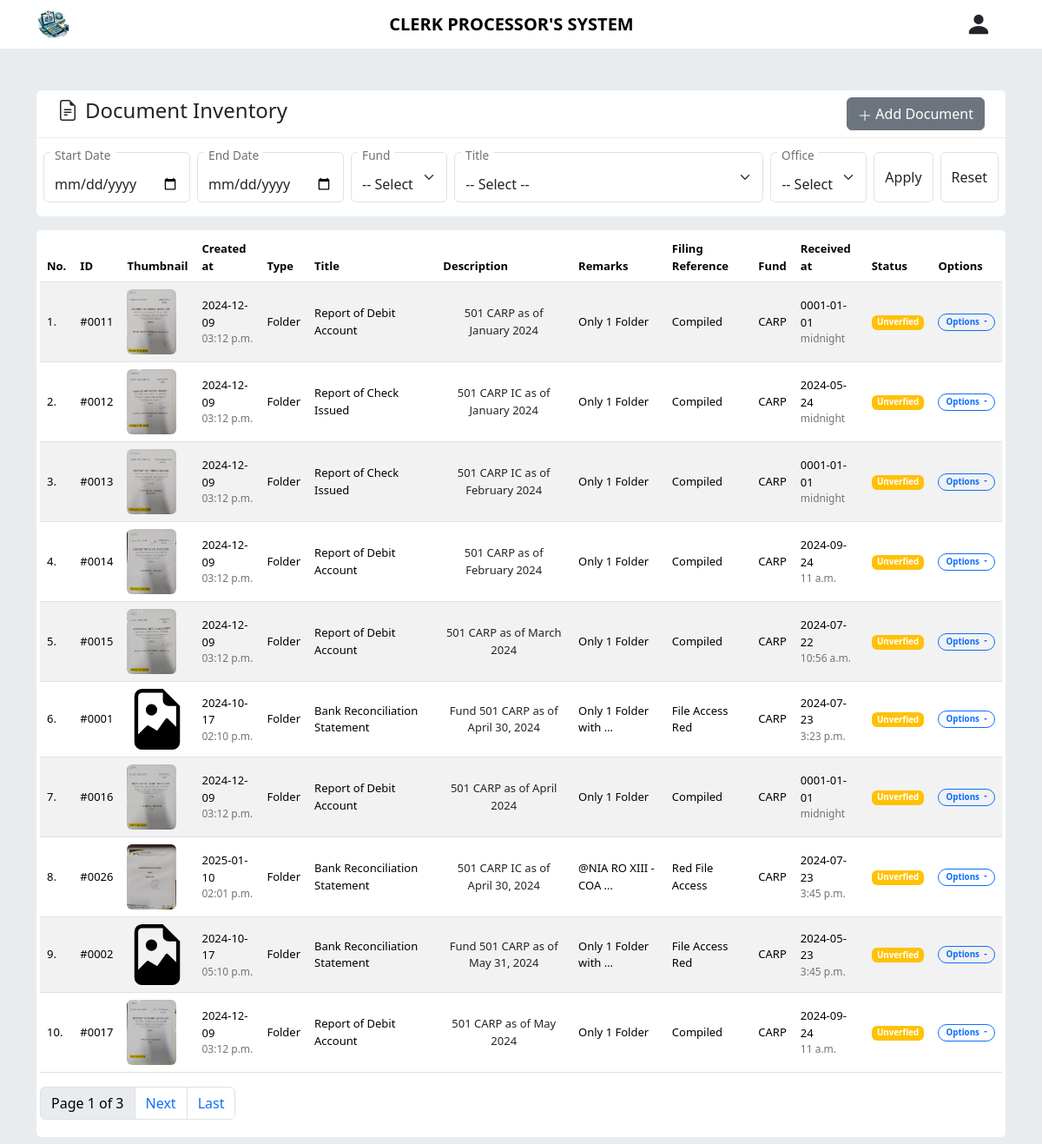
Screenshot of /doc-inventory/ with the database file from the repository.
### docsInventoryHandler/models.py (models this page shows, shortened)
class Document(models.Model):
    type = models.CharField(max_length=100)
    title = models.CharField(max_length=100)
    description = models.CharField(max_length=250)
    doc_year = models.IntegerField()
    doc_month = models.IntegerField()
    remarks = models.CharField(max_length=150)
    filing_ref = models.CharField(max_length=60)
    fund = models.CharField(max_length=10)
    date_received = models.DateField()
    time_received = models.TimeField()
    created_at = models.DateTimeField(auto_now_add=True)
    updated_at = models.DateTimeField(auto_now=True)
    thumbnail = models.FileField(upload_to="MultiFiles/Inventory/thumbnail", blank=True, null=True)
    attachment = models.FileField(upload_to="MultiFiles/Inventory/attachment", blank=True, null=True)
    status = models.CharField(max_length=20, default="unverified")
    office = models.CharField(max_length=100, default="ASDI")

### docsInventoryHandler/views.py (the view)
# urls.py: path("", views.index, name="index"),
def index(request):
    docs = Document.objects.all().order_by('fund', 'doc_month')
    paginator = Paginator(docs, 10)
    page_number = request.GET.get("page")
    page_obj = paginator.get_page(page_number)
    titles = [title[0] for title in DocumentForm.DOCUMENT_TITLE]
    funds = [fund[0] for fund in DocumentForm.FUND_CHOICES]
    offices = [office[0] for office in DocumentForm.OFFICE_CHOICES]
    if request.method == 'POST':
        form = DocumentForm(request.POST, request.FILES)
        if form.is_valid():
            form.save()
            return redirect('docsInventoryIndex')
    else:
        form = DocumentForm()
    return render(request, 'docsInventoryHandler/index.html', {'form': form, 'docs': page_obj, 'titles':titles, 'funds':funds, 'offices':offices, 'page_obj':page_obj})

### docsInventoryHandler/templates/docsInventoryHandler/index.html (shortened to what this page needs)
{% extends 'base/base.html' %}
{% block content %}
<div class="container mt-5">
    <div class="my-2 bg-white rounded-top px-4 py-2 d-flex flex-col justify-content-between">
        <h4 class="d-flex align-items-center gap-2">
            Document Inventory
        </h4>
        {% include 'docsInventoryHandler/modals/modalForm.html' %}
    </div>
    <form class="bg-white rounded-bottom d-flex py-3 gap-2 px-2" style="margin-top: -7px;" action="/doc-inventory/filtered/" method="POST">
            <div class="d-flex flex-col justify-content-start rounded">
                <div class="form-floating">
                    <input type="date" class="form-control" id="dateInput" name="startdate" value="{{filters.startdate}}">
                    <label for="floatingStartDate" style="margin-top: -14px;">Start Date</label>
                </div>
            </div>
            <div class="d-flex flex-col justify-content-start rounded">
                <div class="form-floating">
                    <input type="date" class="form-control" id="dateInput" name="enddate" value="{{filters.enddate}}">
                    <label for="floatingEndDate" style="margin-top: -14px;">End Date</label>
                </div>
            </div>
            <div class="d-flex flex-col justify-content-start rounded">
                <div class="form-floating">
                    <select class="form-select" id="floatingSelect" aria-label="Floating label select example" name="fund">
                    {% if filters.fund %}
                    <option selected value={{filters.fund}}>
                        {{ filters.fund }}
                    </option>
                    {% else %}
                    <option value="">-- Select --</option>
                    {% endif %}
                    </select>
                    <label for="floatingSelect" style="margin-top: -14px;">Fund</label>
                  </div>
            </div>
            <div class="d-flex flex-col justify-content-start rounded">
                <div class="form-floating">
                    <select class="form-select" id="floatingSelect" aria-label="Floating label select example" name="title">
                    {% if filters.title %}
                    <option selected value="{{filters.title}}">
                    {{ filters.title }}
                    <option value="">-- Select --</option>
                    </option>
                    {% else %}
                    <option value="">-- Select --</option>
                    {% endif %}
                    </select>
                    <label for="floatingSelect" style="margin-top: -14px;">Title</label>
                  </div>
            </div>
            <div class="d-flex flex-col justify-content-start rounded">
                <div class="form-floating">
                    <select class="form-select" id="floatingSelect" aria-label="Floating label select example" name="office">
                    {% if filters.office %}
                    <option selected value="{{filters.office}}">
                    {{ filters.office }}
                    <option value="">-- Select --</option>
                    </option>
                    {% else %}
                    <option value="">-- Select --</option>
                    {% endif %}
                    </select>
                    <label for="floatingSelect" style="margin-top: -14px;">Office</label>
                  </div>
            </div>
            <button class="btn border" type="submit">
                  <span>Apply</span>
            </button>
            <button class="btn border" type="reset">
                  <a href="" class="text-decoration-none text-dark">Reset</a>
            </button>
    </form>
    <div class="my-2 bg-white rounded p-1 mt-3">
        {% include 'docsInventoryHandler/tables/documents-table.html' %}
    </div>
</div>
{% endblock %}

### docsInventoryHandler/templates/docsInventoryHandler/tables/documents-table.html (shortened to what this page needs)
{% if docs %}
<table class="table table-striped rounded p-0" style="font-size: 13px;">
    <thead>
      <tr>
        <th scope="col">No.</th>
        <th scope="col">ID</th>
        <th scope="col">Thumbnail</th>
        <th scope="col">Created at</th>
        <th scope="col">Type</th>
        <th scope="col">Title</th>
        <th scope="col">Description</th>
        <th scope="col">Remarks</th>
        <th scope="col">Filing Reference</th>
        <th scope="col">Fund</th>
        <th scope="col">Received at</th>
        <th scope="col">Status</th>
        <th scope="col">Options</th>
      </tr>
    </thead>
    <tbody>
      {% for doc in docs %}
        <tr class="align-middle">
          <td>
            {{forloop.counter }}.
          </td>
          <td>
            #{{ doc.id |stringformat:"04d"}}
          </td>
          <td>
            {% if doc.thumbnail %}
            <a href="/media/{{doc.thumbnail}}">
              <img src="/media/{{doc.thumbnail}}" alt="img" height="75px" class="rounded">
            </a>
            {% endif %}
          </td>
          <td>
            {{doc.created_at|date:"Y-m-d"}}
            <br>
            <div class="text-secondary" style="font-size: 12px;">
              {{doc.created_at|date:"h:m a"}}
            </div>
          </td>
            <td>{{doc.type}}</td>
            <td>{{doc.title}}</td>
            <td>
              <div class="btn align-start p-0" data-bs-toggle="tooltip" data-bs-placement="top" data-bs-title='{{doc.description}}' style="font-size: 13px;">
                {{doc.description|truncatechars:44}}
              </div>
            </td>
            <td>
                {{doc.remarks|truncatechars:20}}
            </td>
            <td>{{doc.filing_ref}}</td>
            <td>{{doc.fund}}</td>
            <td>{{doc.date_received|date:'Y-m-d'}} <div class="text-secondary" style="font-size: 12px;">{{doc.time_received}}</div></td>
            <td>
              {% if doc.status == "verified" %}
              <div class="badge text-bg-success text-white align-middle">
                Verified
              </div>
              {% elif doc.status == "unverified" %}
              <div class="badge text-bg-warning text-white align-middle">
                Unverfied
              </div>
              {% endif %}
            </td>
            <td>
              <div class="btn-group">
                <button type="button" class="btn border border-primary text-primary px-2 py-1 badge rounded-pill dropdown-toggle" data-bs-toggle="dropdown" aria-expanded="false">
                  Options
                </button>
              </div>
            </td>
        </tr>
      {% endfor %}
    </tbody>
  </table>
{% if page_obj.number %}
<nav aria-label="Page navigation example">
  <ul class="pagination">
    <li class="page-item disabled">
      <a href="" class="page-link text-black">
        Page {{ page_obj.number }} of {{ page_obj.paginator.num_pages }}
      </a>
    </li>
    {% if page_obj.has_next %}
    <li class="page-item"><a class="page-link" href="?page={{ page_obj.next_page_number }}">Next</a></li>
    <li class="page-item"><a class="page-link" href="?page={{ page_obj.paginator.num_pages }}">Last</a></li>
    {% endif %}
  </ul>
</nav>
{% endif %}
  {% else %}
  <p class="text-center pt-2">No Records Found</p>
  {% endif %}

### rows the page displays
Document: id "0011", thumbnail (picture), created_at "2024-12-09", created_at "03:12 p.m.", type "Folder", title "Report of Debit Account", description "501 CARP as of January 2024", remarks "Only 1 Folder", filing_ref "Compiled", fund "CARP", date_received "0001-01-01", time_received "midnight", status "Unverfied"
Document: id "0012", thumbnail (picture), created_at "2024-12-09", created_at "03:12 p.m.", type "Folder", title "Report of Check Issued", description "501 CARP IC as of January 2024", remarks "Only 1 Folder", filing_ref "Compiled", fund "CARP", date_received "2024-05-24", time_received "midnight", status "Unverfied"
Document: id "0013", thumbnail (picture), created_at "2024-12-09", created_at "03:12 p.m.", type "Folder", title "Report of Check Issued", description "501 CARP IC as of February 2024", remarks "Only 1 Folder", filing_ref "Compiled", fund "CARP", date_received "0001-01-01", time_received "midnight", status "Unverfied"
Document: id "0014", thumbnail (picture), created_at "2024-12-09", created_at "03:12 p.m.", type "Folder", title "Report of Debit Account", description "501 CARP as of February 2024", remarks "Only 1 Folder", filing_ref "Compiled", fund "CARP", date_received "2024-09-24", time_received "11 a.m.", status "Unverfied"
Document: id "0015", thumbnail (picture), created_at "2024-12-09", created_at "03:12 p.m.", type "Folder", title "Report of Debit Account", description "501 CARP as of March 2024", remarks "Only 1 Folder", filing_ref "Compiled", fund "CARP", date_received "2024-07-22", time_received "10:56 a.m.", status "Unverfied"
Document: id "0001", created_at "2024-10-17", created_at "02:10 p.m.", type "Folder", title "Bank Reconciliation Statement", description "Fund 501 CARP as of April 30, 2024", remarks "Only 1 Folder with …", filing_ref "File Access Red", fund "CARP", date_received "2024-07-23", time_received "3:23 p.m.", status "Unverfied"
Document: id "0016", thumbnail (picture), created_at "2024-12-09", created_at "03:12 p.m.", type "Folder", title "Report of Debit Account", description "501 CARP as of April 2024", remarks "Only 1 Folder", filing_ref "Compiled", fund "CARP", date_received "0001-01-01", time_received "midnight", status "Unverfied"
Document: id "0026", thumbnail (picture), created_at "2025-01-10", created_at "02:01 p.m.", type "Folder", title "Bank Reconciliation Statement", description "501 CARP IC as of April 30, 2024", remarks "@NIA RO XIII - COA …", filing_ref "Red File Access", fund "CARP", date_received "2024-07-23", time_received "3:45 p.m.", status "Unverfied"
Document: id "0002", created_at "2024-10-17", created_at "05:10 p.m.", type "Folder", title "Bank Reconciliation Statement", description "Fund 501 CARP as of May 31, 2024", remarks "Only 1 Folder with …", filing_ref "File Access Red", fund "CARP", date_received "2024-05-23", time_received "3:45 p.m.", status "Unverfied"
Document: id "0017", thumbnail (picture), created_at "2024-12-09", created_at "03:12 p.m.", type "Folder", title "Report of Debit Account", description "501 CARP as of May 2024", remarks "Only 1 Folder", filing_ref "Compiled", fund "CARP", date_received "2024-09-24", time_received "11 a.m.", status "Unverfied"

### other values shown
{{ page_obj.number }} "1"
{{ page_obj.paginator.num_pages }} "3"
